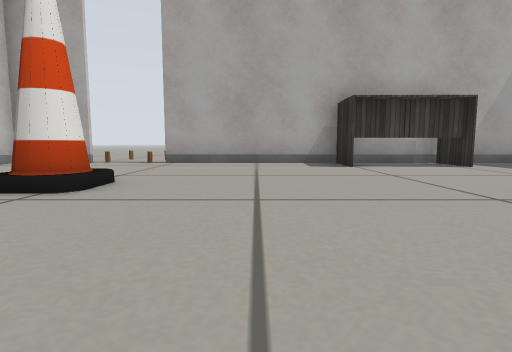
view 1 (above)

22 first-person views from a walk through a Gazebo world. The camera is 0.23 m above the floor, tilts 6° down and sees 80° across. The floor is counted in squares, 0.5 m on a side. Each view is taken from the middle of a square. On the plan, view 1 faces up. The plan holds only what a view shows up to about 9 squares ahead; the rest is blank. Some surface patterns are stand-ins.

view 2
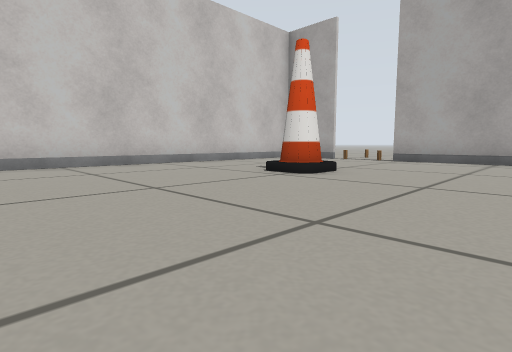

view 3
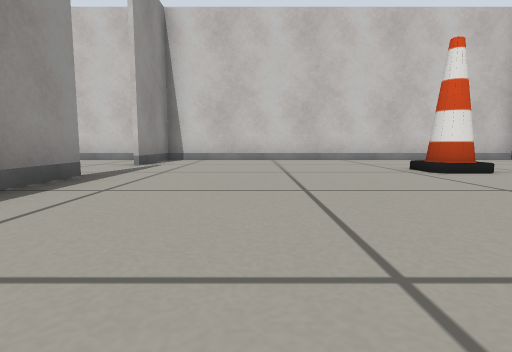

view 4
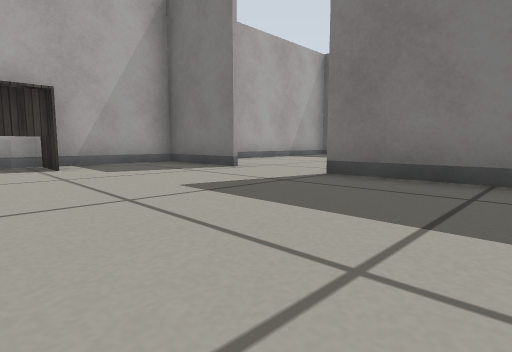

view 5
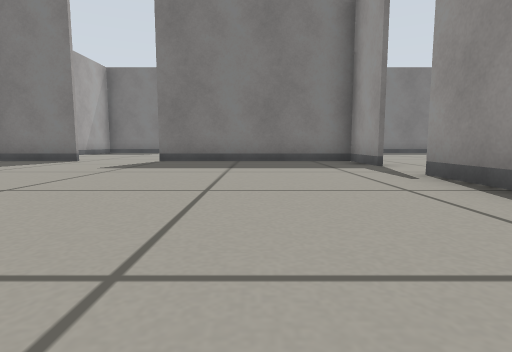

view 6
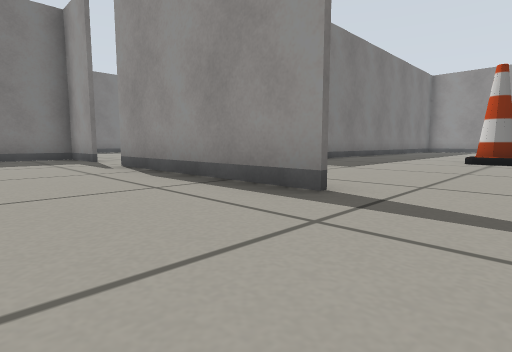

view 7
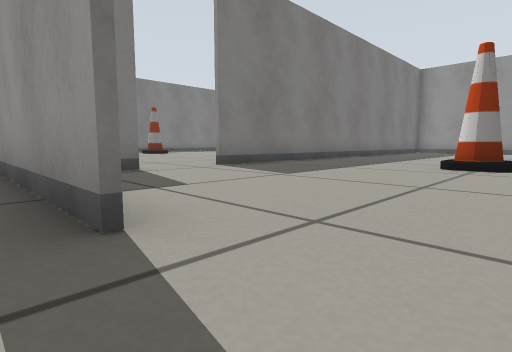

view 8
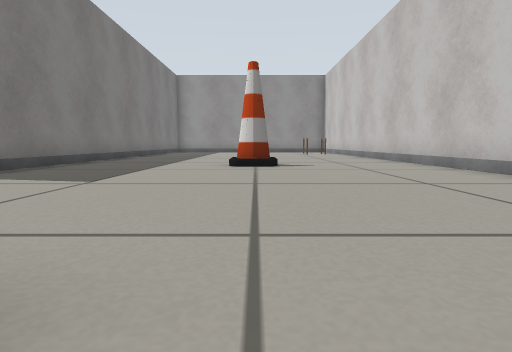

view 9
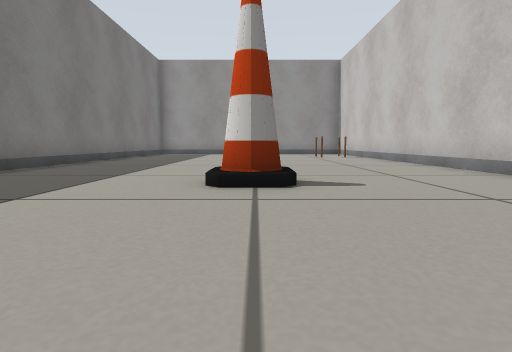

view 10
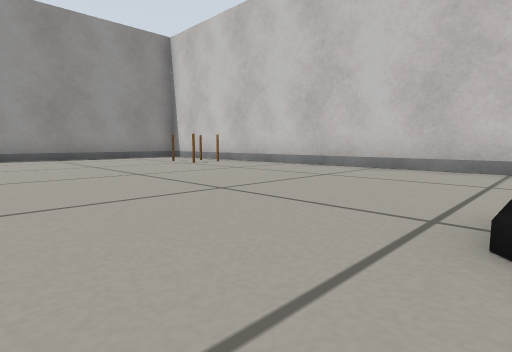

view 11
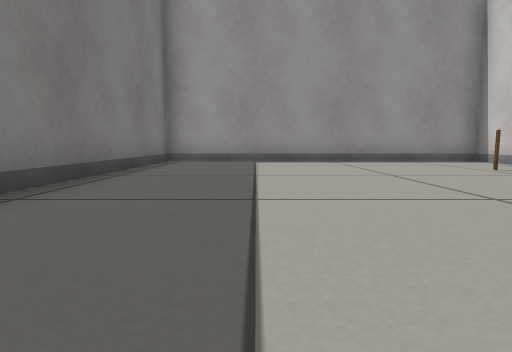

view 12
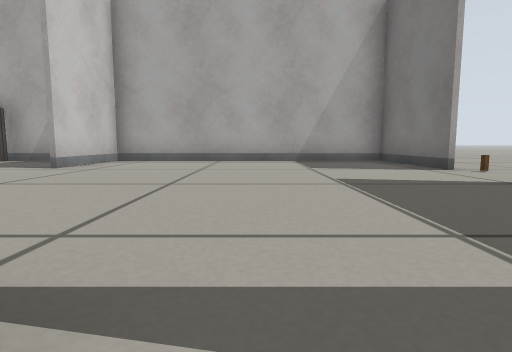

view 13
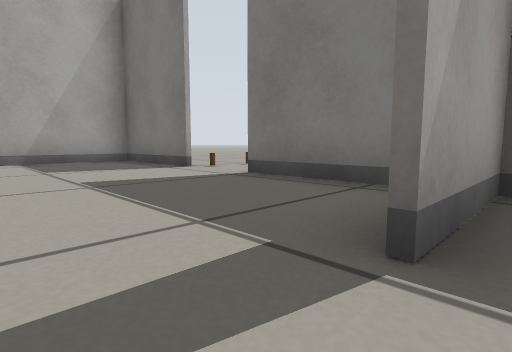

view 14
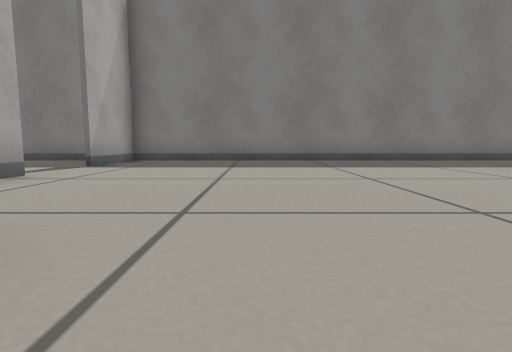

view 15
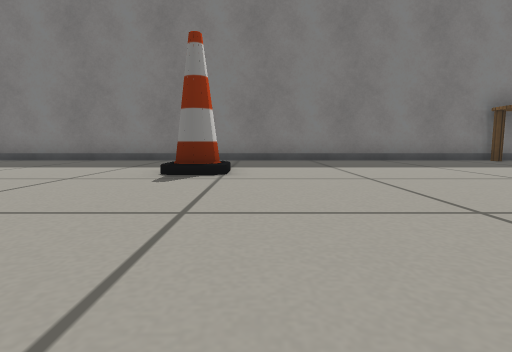

view 16
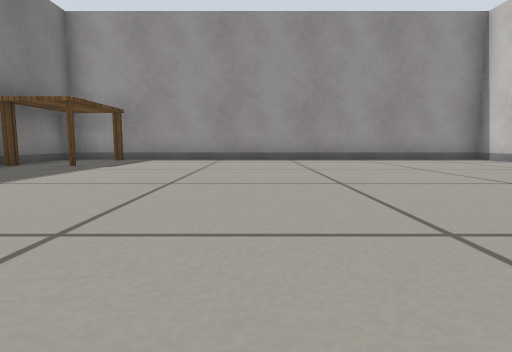

view 17
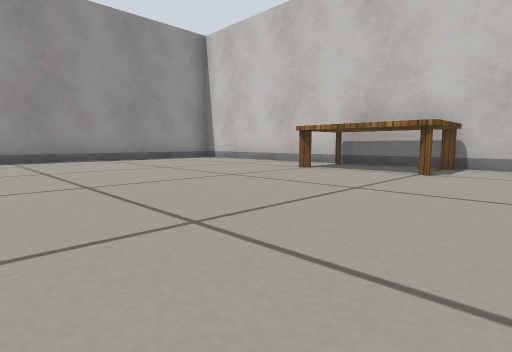

view 18
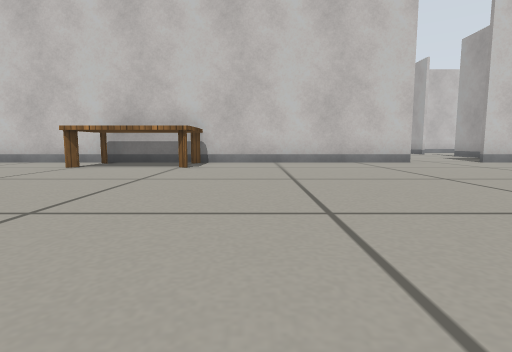

view 19
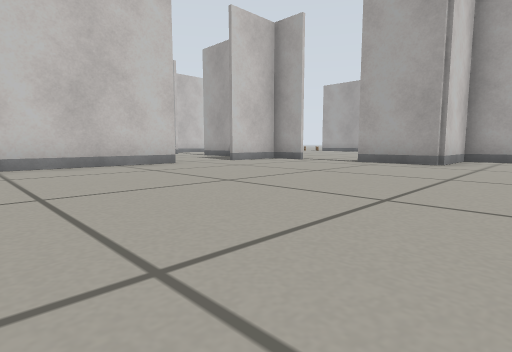

view 20
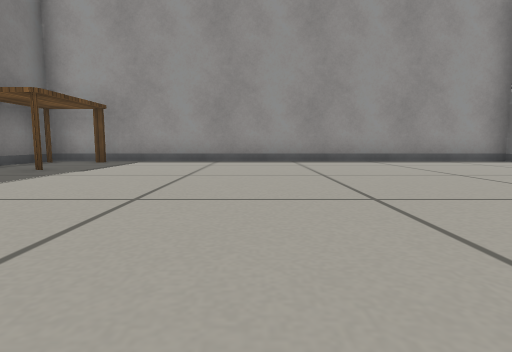

view 21
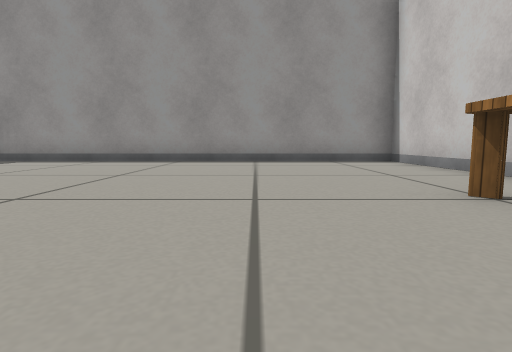

view 22
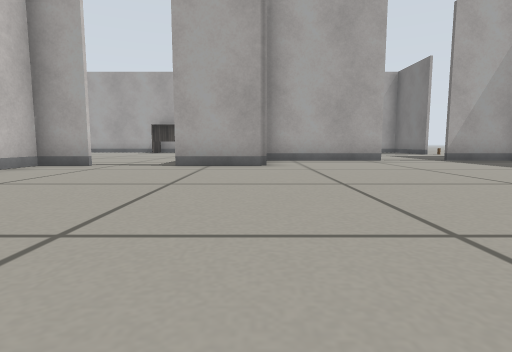

### Floor plan
Key: @ floor where view 1 was taken; # wall or solid block; . floor; = window, fence, low wall or low ledge; S sofa; E desk; C cone; T table; H chair; I thing the floor can be seen under or through; K kitchen table; O other object.
Columns run from 6 left of view 1 to 17 right of it. Each row starts with its distance up from view 1.
  9   S.
  8   ...
  7 # S.################# ..
  6 #.......E.E..#......# ..
  5 #............#......I...
  4 #...................I=.
  3 #...C...............I O
  2 #............#......I
  1 #............# .....#
  0 #.....@......#  ....#
 -1 #............####..##
 -2 #............#......#
 -3 ###..#####..##......#
 -4 #.......#...........#
 -5 #...................#
 -6 #...................#
 -7 #.......#...........#
 -8 #.......#...........#
 -9 #...C...#........C..#
-10 #.......#...........#
-11 #.......#...........#
-12 #.......#TT.........#
-13 #........TT.........#
-14 #.......#TT.........#
-15 #.......#...........#
-16 #HH.....#..........KK
-17 #.......#...........#
-18 #.......#...........#
-19 #####################

Where each view was taken, in squares from view 1:
view 1: 0 up, 0 right, facing up
view 2: 1 down, 1 right, facing up-left
view 3: 0 up, 3 right, facing left
view 4: 0 up, 3 right, facing up-right
view 5: 0 up, 1 left, facing right
view 6: 0 up, 3 left, facing down-right
view 7: 2 down, 3 left, facing down-right
view 8: 2 down, 2 left, facing down
view 9: 5 down, 2 left, facing down
view 10: 9 down, 0 right, facing down-left
view 11: 11 down, 0 right, facing down
view 12: 1 down, 11 right, facing up
view 13: 1 down, 11 right, facing up-right
view 14: 4 down, 6 right, facing right
view 15: 10 down, 6 right, facing right
view 16: 10 down, 9 right, facing down
view 17: 10 down, 9 right, facing down-left
view 18: 10 down, 10 right, facing left
view 19: 10 down, 9 right, facing up-left
view 20: 11 down, 9 right, facing down
view 21: 11 down, 6 right, facing down
view 22: 9 down, 7 right, facing up
